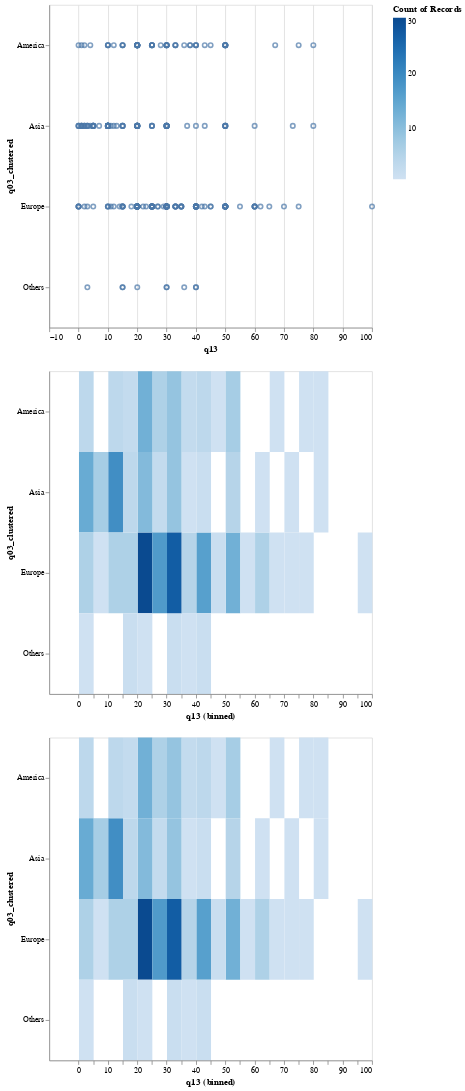

Here is the notebook cell this chart was saved with:
### Code cell
heatmap(q03_data, x="q13", y="q03_clustered")

### Figure 1 — Vega-Lite specification as saved in the notebook (floating-point values rounded to 4 significant figures; data arrays with more than 128 entries replaced by an {"elided": "..."} marker saying what was removed)
{"config": {"view": {"continuousWidth": 300, "continuousHeight": 300}}, "vconcat": [{"mark": {"type": "point"}, "encoding": {"x": {"field": "q13", "scale": {"domain": [-10, 100]}, "type": "quantitative"}, "y": {"field": "q03_clustered", "type": "nominal"}}, "height": 400, "width": 400}, {"mark": {"type": "rect"}, "encoding": {"color": {"aggregate": "count", "scale": {"scheme": "blues"}, "type": "quantitative"}, "x": {"bin": {"step": 5}, "field": "q13", "scale": {"domain": [-10, 100]}, "type": "quantitative"}, "y": {"field": "q03_clustered", "type": "nominal"}}, "height": 400, "width": 400}, {"mark": {"type": "rect"}, "encoding": {"color": {"aggregate": "count", "scale": {"scheme": "blues"}, "type": "quantitative"}, "x": {"bin": {"step": 5}, "field": "q13", "scale": {"domain": [-10, 100]}, "type": "quantitative"}, "y": {"field": "q03_clustered", "type": "nominal"}}, "height": 400, "width": 400}], "data": {"name": "data-84f10e2ddefb16ebcab8eb5bdf82d72c"}, "$schema": "https://vega.github.io/schema/vega-lite/v5.8.0.json", "datasets": {"data-84f10e2ddefb16ebcab8eb5bdf82d72c": {"elided": "284 records"}}}
